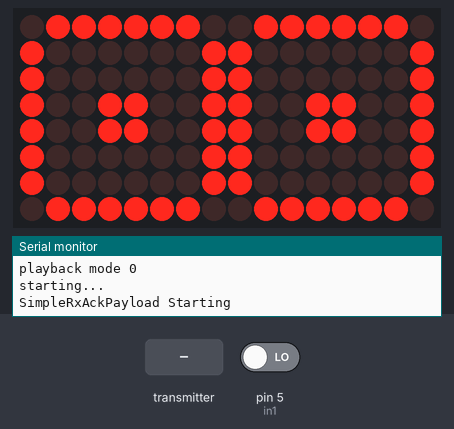
This sketch was run on a simulated Arduino Uno, built with avr-gcc and run on an emulated ATmega328P. Shown: 16×8 LED matrix, the last lines printed to the serial monitor. Inputs (shaded band) come from the test bench; at power-on: pin 5 (in1) LOW. No radio packets arrive unless stated; the audio player accepts every command and is not drawn.

Above: at 8.5 s.
8.6 s: the transmitter starts sending dataReceived = 0
10.1 s: the transmitter starts sending dataReceived = 256
13.1 s: the transmitter starts sending dataReceived = 0
At 15.57 s:
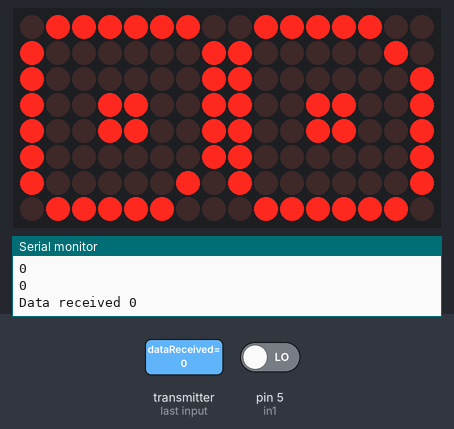
At 16.1 s:
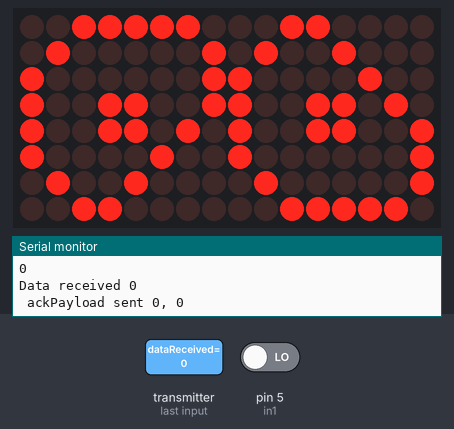
Timing chart, 0 to 17.6 s (numbered marks = the images above; inputs shaded):
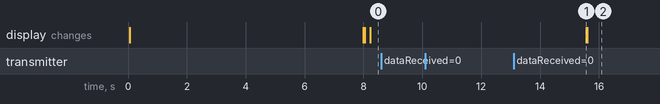

Measured:
- after the input at 13.1 s, the display: changes after 2.5 s (image 1)

The sketch:

RxGhost.ino
```cpp
// eyes from https://www.instructables.com/Animated-Halloween-Evil-Eyes/
// nrf24 code inspired by https://forum.arduino.cc/index.php?topic=520515.0

// SimpleRxAckPayload- the slave or the receiver

#include <SPI.h>
#include <nRF24L01.h>
#include <RF24.h>
#include <DFMiniMp3.h>
#include <SoftwareSerial.h>

#include <avr/pgmspace.h>
#include <LedControl.h>

#define CE_PIN   9
#define CSN_PIN 10
#define in1 5

int soundVol = 30; //0-30
int frownTime = 10000; //time evil eyes frown (during flight down + some scare time)
int stareTime = 10000; //time evil eyes stare (during return flight)

int playList[6]={24,16,17,23,1};


const int numDevices = 2;      // number of MAX7219s used
const int dataPin = 4;
const int clkPin = 3;
const int csPin = 2;
LedControl lc=LedControl(dataPin,clkPin,csPin,numDevices);
#define DELAY_US             1000   // Delay time in MicroSeconds
unsigned long CurrentTime  = 0;     // this variable will be overwritten by micros() each iteration of loop
unsigned long PastTime     = 0;     // A record of the time before this read
unsigned long ElapsedTime  = 0;     // Elapsed time in uS

#define MAX_INT 32767
#define EMARKER ,{MAX_INT,MAX_INT,MAX_INT}

#define SCREEN1 0

// Drop this code into Arduino development environment

#define LeftEye1 0
#define RightEye1 1
#define LeftEye2 2
#define RightEye2 3
#define LeftEye3 4
#define RightEye3 5
#define LeftEye4 6
#define RightEye4 7
#define LeftEye5 8
#define RightEye5 9
#define LeftEye6 10
#define RightEye6 11
#define LeftEye7 12
#define RightEye7 13
#define LeftEye8 14
#define RightEye8 15
#define LeftEye9 16
#define RightEye9 17
#define LeftEye10 18
#define RightEye10 19
#define LeftEye11 20
#define RightEye11 21
#define LeftEye12 22
#define RightEye12 23
#define LeftEye13 24
#define RightEye13 25
#define LeftEye14 26
#define RightEye14 27
#define LeftEye15 28
#define RightEye15 29
#define LeftEye16 30
#define RightEye16 31
#define LeftEye17 32
#define RightEye17 33
#define LeftEye18 34
#define RightEye18 35
#define LeftEye19 36
#define RightEye19 37
#define LeftEye20 38
#define RightEye20 39
#define LeftEye21 40
#define RightEye21 41
#define LeftEye22 42
#define RightEye22 43
#define LeftEye23 44
#define RightEye23 45
#define LeftEye24 46
#define RightEye24 47
#define LeftEye25 48
#define RightEye25 49
#define LeftEye26 50
#define RightEye26 51
#define LeftEye27 52
#define RightEye27 53
#define LeftEye28 54
#define RightEye28 55
#define LeftEye29 56
#define RightEye29 57

typedef struct {
  const unsigned char array1[8];
} binaryArrayType;

binaryArrayType binaryArray[58] =
{
  { // LeftEye1, 0
    B01111110,
    B10000001,
    B10000001,
    B10011001,
    B10011001,
    B10000001,
    B10000001,
    B01111110
  },
  { // RightEye1, 1
    B01111110,
    B10000001,
    B10000001,
    B10011001,
    B10011001,
    B10000001,
    B10000001,
    B01111110
  },
  { // LeftEye2, 2
    B00000000,
    B00111100,
    B01000010,
    B01011010,
    B01011010,
    B01000010,
    B00111100,
    B00000000
  },
  { // RightEye2, 3
    B00000000,
    B00111100,
    B01000010,
    B01011010,
    B01011010,
    B01000010,
    B00111100,
    B00000000
  },
  { // LeftEye3, 4
    B00000000,
    B00111100,
    B00100100,
    B00110100,
    B00110100,
    B00100100,
    B00111100,
    B00000000
  },
  { // RightEye3, 5
    B00000000,
    B00111100,
    B00100100,
    B00110100,
    B00110100,
    B00100100,
    B00111100,
    B00000000
  },
  { // LeftEye4, 6
    B00011000,
    B00011000,
    B00011000,
    B00011000,
    B00011000,
    B00011000,
    B00011000,
    B00000000
  },
  { // RightEye4, 7
    B00000000,
    B00011000,
    B00011000,
    B00011000,
    B00011000,
    B00011000,
    B00011000,
    B00011000
  },
  { // LeftEye5, 8
    B01111110,
    B10000001,
    B10000001,
    B10011001,
    B10011001,
    B10000001,
    B10000010,
    B01111100
  },
  { // RightEye5, 9
    B01111100,
    B10000010,
    B10000001,
    B10011001,
    B10011001,
    B10000001,
    B10000001,
    B01111110
  },
  { // LeftEye6, 10
    B01111110,
    B10000001,
    B10000001,
    B10011001,
    B10011001,
    B10000010,
    B10000100,
    B01111000
  },
  { // RightEye6, 11
    B01111000,
    B10000100,
    B10000010,
    B10011001,
    B10011001,
    B10000001,
    B10000001,
    B01111110
  },
  { // LeftEye7, 12
    B01111110,
    B11000001,
    B10000001,
    B10011001,
    B10011010,
    B10000100,
    B10001000,
    B01110000
  },
  { // RightEye7, 13
    B01110000,
    B10001000,
    B10000100,
    B10011010,
    B10011001,
    B10000001,
    B11000001,
    B01111110
  },
  { // LeftEye8, 14
    B00111110,
    B01000001,
    B10000001,
    B10011001,
    B10011010,
    B10000100,
    B01001000,
    B00110000
  },
  { // RightEye8, 15
    B00110000,
    B01001000,
    B10000100,
    B10011010,
    B10011001,
    B10000001,
    B01000001,
    B00111110
  },
  { // LeftEye9, 16
    B01111110,
    B10000001,
    B10000001,
    B10011001,
    B10011001,
    B10000001,
    B10000001,
    B01111110
  },
  { // RightEye9, 17
    B01111110,
    B10000001,
    B10000001,
    B10011001,
    B10011001,
    B10000001,
    B10000001,
    B01111110
  },
  { // LeftEye10, 18
    B01111110,
    B10000001,
    B10000001,
    B10000001,
    B10011001,
    B10011001,
    B10000001,
    B01111110
  },
  { // RightEye10, 19
    B01111110,
    B10000001,
    B10000001,
    B10000001,
    B10011001,
    B10011001,
    B10000001,
    B01111110
  },
  { // LeftEye11, 20
    B01111110,
    B10000001,
    B10000001,
    B10000001,
    B10011001,
    B10011001,
    B10000001,
    B01111110
  },
  { // RightEye11, 21
    B01111110,
    B10000001,
    B10000001,
    B10000001,
    B10011001,
    B10011001,
    B10000001,
    B01111110
  },
  { // LeftEye12, 22
    B01111110,
    B10000001,
    B10000001,
    B10000001,
    B10000001,
    B10011001,
    B10011001,
    B01111110
  },
  { // RightEye12, 23
    B01111110,
    B10000001,
    B10000001,
    B10000001,
    B10000001,
    B10011001,
    B10011001,
    B01111110
  },
  { // LeftEye13, 24
    B01111110,
    B10000001,
    B10000001,
    B10000001,
    B10000001,
    B10000001,
    B10011001,
    B01111110
  },
  { // RightEye13, 25
    B01111110,
    B10000001,
    B10000001,
    B10000001,
    B10000001,
    B10000001,
    B10011001,
    B01111110
  },
  { // LeftEye14, 26
    B00000000,
    B00111100,
    B01000010,
    B01000010,
    B01000010,
    B01011010,
    B00111100,
    B00000000
  },
  { // RightEye14, 27
    B00000000,
    B00111100,
    B01000010,
    B01000010,
    B01000010,
    B01011010,
    B00111100,
    B00000000
  },
  { // LeftEye15, 28
    B00000000,
    B00111100,
    B00100100,
    B00100100,
    B00100100,
    B00111100,
    B00111100,
    B00000000
  },
  { // RightEye15, 29
    B00000000,
    B00111100,
    B00100100,
    B00100100,
    B00100100,
    B00111100,
    B00111100,
    B00000000
  },
  { // LeftEye16, 30
    B00011000,
    B00011000,
    B00011000,
    B00011000,
    B00011000,
    B00011000,
    B00011000,
    B00000000
  },
  { // RightEye16, 31
    B00000000,
    B00011000,
    B00011000,
    B00011000,
    B00011000,
    B00011000,
    B00011000,
    B00011000
  },
  { // LeftEye17, 32
    B00010000,
    B00010000,
    B00010000,
    B00010000,
    B00010000,
    B00010000,
    B00010000,
    B00000000
  },
  { // RightEye17, 33
    B00000000,
    B00010000,
    B00010000,
    B00010000,
    B00010000,
    B00010000,
    B00010000,
    B00010000
  },
  { // LeftEye18, 34
    B01111110,
    B10000001,
    B10000001,
    B10000001,
    B10000001,
    B10000001,
    B10001101,
    B01111110
  },
  { // RightEye18, 35
    B01111110,
    B10000001,
    B10000001,
    B10000001,
    B10000001,
    B10000001,
    B10001101,
    B01111110
  },
  { // LeftEye19, 36
    B01111110,
    B10000001,
    B10000001,
    B10000001,
    B10000001,
    B10000001,
    B10000111,
    B01111110
  },
  { // RightEye19, 37
    B01111110,
    B10000001,
    B10000001,
    B10000001,
    B10000001,
    B10000001,
    B10000111,
    B01111110
  },
  { // LeftEye20, 38
    B01111110,
    B10000001,
    B10000001,
    B10000001,
    B10000001,
    B10000011,
    B10000011,
    B01111110
  },
  { // RightEye20, 39
    B01111110,
    B10000001,
    B10000001,
    B10000001,
    B10000001,
    B10000011,
    B10000011,
    B01111110
  },
  { // LeftEye21, 40
    B00111110,
    B01000001,
    B10000001,
    B10011001,
    B10010010,
    B10000100,
    B01001000,
    B00110000
  },
  { // RightEye21, 41
    B00110000,
    B01001000,
    B10000100,
    B10010010,
    B10011001,
    B10000001,
    B01000001,
    B00111110
  },
  { // LeftEye22, 42
    B01111110,
    B10000001,
    B10000001,
    B10000001,
    B10000011,
    B10000011,
    B10000001,
    B01111110
  },
  { // RightEye22, 43
    B01111110,
    B10000001,
    B10000001,
    B10000001,
    B10000011,
    B10000011,
    B10000001,
    B01111110
  },
  { // LeftEye23, 44
    B01111110,
    B10000001,
    B10000001,
    B10000001,
    B10000111,
    B10000111,
    B10000001,
    B01111110
  },
  { // RightEye23, 45
    B01111110,
    B10000001,
    B10000001,
    B10000001,
    B10000111,
    B10000111,
    B10000001,
    B01111110
  },
  { // LeftEye24, 46
    B01111110,
    B10000001,
    B10000001,
    B10001101,
    B10001101,
    B10000001,
    B10000001,
    B01111110
  },
  { // RightEye24, 47
    B01111110,
    B10000001,
    B10000001,
    B10001101,
    B10001101,
    B10000001,
    B10000001,
    B01111110
  },
  { // LeftEye25, 48
    B01111110,
    B10000001,
    B10000001,
    B10000001,
    B10000001,
    B10000001,
    B10001101,
    B01111110
  },
  { // RightEye25, 49
    B01111110,
    B10000001,
    B10000001,
    B10000001,
    B10000001,
    B10001101,
    B10001101,
    B01111110
  },
  { // LeftEye26, 50
    B01111110,
    B10000001,
    B10011001,
    B10011001,
    B10000001,
    B10000001,
    B10000001,
    B01111110
  },
  { // RightEye26, 51
    B01111110,
    B10000001,
    B10011001,
    B10011001,
    B10000001,
    B10000001,
    B10000001,
    B01111110
  },
  { // LeftEye27, 52
    B01111110,
    B10011001,
    B10011001,
    B10000001,
    B10000001,
    B10000001,
    B10000001,
    B01111110
  },
  { // RightEye27, 53
    B01111110,
    B10011001,
    B10011001,
    B10000001,
    B10000001,
    B10000001,
    B10000001,
    B01111110
  },
  { // LeftEye28, 54
    B01111110,
    B10011001,
    B10000001,
    B10000001,
    B10000001,
    B10000001,
    B10000001,
    B01111110
  },
  { // RightEye28, 55
    B01111110,
    B10011001,
    B10000001,
    B10000001,
    B10000001,
    B10000001,
    B10000001,
    B01111110
  },
  { // LeftEye29, 56
    B00000000,
    B00000000,
    B00000000,
    B00011000,
    B00011000,
    B00000000,
    B00000000,
    B00000000
  },
  { // RightEye29, 57
    B00000000,
    B00000000,
    B00000000,
    B00011000,
    B00011000,
    B00000000,
    B00000000,
    B00000000
  }
};


typedef struct myframeType {
  int animationIndex;  // Index pointer into binaryArray signifying animation frame
  int frameDelay;      // Approx delay in MilliSeconds to hold display this animated frame
        int frameLuminance;  // 0 ... 15, The intensity of the led matrix for a given frame
} frameType;


frameType movie1[] =
{
// Blink
{LeftEye1,6000,1}, {LeftEye2,5,1}, {LeftEye3,10,1}, {LeftEye4,10,1},   {LeftEye17,100,1}, {LeftEye4,10,1}, {LeftEye3,10,1}, {LeftEye2,5,1},
// Full wide again
{LeftEye1,3000,2},
// Frown
{LeftEye5,5,3},    {LeftEye6,5,4}, {LeftEye7,5,5},  {LeftEye8,4000,11}, {LeftEye7,5,5},    {LeftEye6,5,4},   {LeftEye5,5,0},   {LeftEye29,5,0}
EMARKER
};


frameType movie2[] =
{
// Look Right
{LeftEye9,6000,1},  {LeftEye10,30,1},   {LeftEye11,30,1},   {LeftEye12,30,1},    {LeftEye13,1000,1},
// Blink Right
{LeftEye14,100,1},  {LeftEye15,5,1},   {LeftEye16,10,1},   {LeftEye17,10,1},   {LeftEye16,10,1},   {LeftEye15,10,1},   {LeftEye14,5,1},
// Full wide eyes
{LeftEye13,400,1},  {LeftEye12,200,1},    {LeftEye11,100,1},    {LeftEye10,100,1},    {LeftEye9,100,1},    {LeftEye26,100,1},    {LeftEye27,200,1},    {LeftEye28,400,1},    {LeftEye27,100,1},    {LeftEye26,200,1},      {LeftEye9,800,1},
// Frown
{LeftEye5,5,3},    {LeftEye6,5,4}, {LeftEye7,5,5},  {LeftEye8,4000,11}, {LeftEye7,5,5},    {LeftEye6,5,4},   {LeftEye5,5,3}
EMARKER
};


frameType movie3[] =
{
// Frown
{LeftEye1,4000,1}, {LeftEye5,5,3},    {LeftEye6,5,4}, {LeftEye7,5,5},  {LeftEye21,2000,11}, {LeftEye7,5,5},    {LeftEye6,5,4},   {LeftEye5,5,3}
EMARKER
};

frameType movie4[] =
{
// Blink
{LeftEye1,6000,1}, {LeftEye2,5,1}, {LeftEye3,10,1}, {LeftEye4,10,1},   {LeftEye17,100,1}, {LeftEye4,10,1}, {LeftEye3,10,1}, {LeftEye2,5,1},
// Full wide again
{LeftEye1,3000,2},
// Frown
{LeftEye5,5,3},    {LeftEye6,5,4}, {LeftEye7,5,5},  {LeftEye8,frownTime,15}, {LeftEye7,5,5},    {LeftEye6,5,4},   {LeftEye5,5,0},
// Blink
{LeftEye1,stareTime,1}, {LeftEye2,5,1}, {LeftEye3,10,1}, {LeftEye4,10,1},   {LeftEye17,100,10}
EMARKER
};

typedef struct {
    int frameCountCurrent;   // This field must be zero
    int frameDelayCurrent;   // This field must be zero
    int movieLength;         // This field must be zero. Auto calculated at start up in 'loop()', requires 'EMARKER' to be last element in 'frameType' array
    int whichScreen;         // Which screen you wish to show this movie on.
    myframeType *movie;      // Pointer to movie of interest (ie. a collection of frames)
} frameAnimationDescriptor;


frameAnimationDescriptor nowShowing[] =
{
{0,0,0,SCREEN1, movie4}
};


void handleFrameAnimation(int whichScreen, int movielength, struct myframeType *movie, int *frameCountCurrent, int *frameDelayCurrent)
{
   for (int i = 0; i < 8; i++)
   {
     lc.setRow(whichScreen,     i, binaryArray[movie[*frameCountCurrent].animationIndex    ].array1[i]);
     lc.setRow(whichScreen + 1, i, binaryArray[movie[*frameCountCurrent].animationIndex + 1].array1[i]);
   }
   lc.setIntensity(whichScreen,     movie[*frameCountCurrent].frameLuminance);
   lc.setIntensity(whichScreen + 1, movie[*frameCountCurrent].frameLuminance);

  *frameDelayCurrent = movie[*frameCountCurrent].frameDelay;

   if ((*frameCountCurrent) < (movielength-1))
     (*frameCountCurrent)++;
   //else
   //  *frameCountCurrent = 0;
}


const byte thisSlaveAddress[5] = {'R','x','A','A','B'};

RF24 radio(CE_PIN, CSN_PIN);
//SoftwareSerial mySoftwareSerial(2, 3); // RX, TX

// implement a notification class,
// its member methods will get called
//
class Mp3Notify
{
public:
  static void PrintlnSourceAction(DfMp3_PlaySources source, const char* action)
  {
    if (source & DfMp3_PlaySources_Sd)
    {
        Serial.print("SD Card, ");
    }
    if (source & DfMp3_PlaySources_Usb)
    {
        Serial.print("USB Disk, ");
    }
    if (source & DfMp3_PlaySources_Flash)
    {
        Serial.print("Flash, ");
    }
    Serial.println(action);
  }
  static void OnError(uint16_t errorCode)
  {
    // see DfMp3_Error for code meaning
    Serial.println();
    Serial.print("Com Error ");
    Serial.println(errorCode);
  }
  static void OnPlayFinished(DfMp3_PlaySources source, uint16_t track)
  {
    Serial.print("Play finished for #");
    Serial.println(track);
  }
  static void OnPlaySourceOnline(DfMp3_PlaySources source)
  {
    PrintlnSourceAction(source, "online");
  }
  static void OnPlaySourceInserted(DfMp3_PlaySources source)
  {
    PrintlnSourceAction(source, "inserted");
  }
  static void OnPlaySourceRemoved(DfMp3_PlaySources source)
  {
    PrintlnSourceAction(source, "removed");
  }
};

// instance a DFMiniMp3 object,
// defined with the above notification class and the hardware serial class
//
//DFMiniMp3<HardwareSerial, Mp3Notify> mp3(Serial1);

// Some arduino boards only have one hardware serial port, so a software serial port is needed instead.
// comment out the above definition and uncomment these lines
SoftwareSerial secondarySerial(6, 7); // RX, TX
DFMiniMp3<SoftwareSerial, Mp3Notify> mp3(secondarySerial);


int dataReceived; // this must match dataToSend in the TX
int ackData[2] = {0, 0}; // the two values to be sent to the master
bool newData = false;
bool on_state = false;

int state = 0;
int trigger = 0;
int currSong=0;
uint16_t count =0;


//==============

void setup() {

    Serial.begin(9600);

    pinMode(in1, INPUT);

    Serial.println("initializing DFplayer...");

    mp3.begin();
    mp3.reset();

        // show some properties and set the volume
    uint16_t volume = mp3.getVolume();
    Serial.print("volume ");
    Serial.println(volume);
    mp3.setVolume(5);

    count = mp3.getTotalTrackCount(DfMp3_PlaySource_Sd);
    Serial.print("files ");
    Serial.println(count);
    uint16_t mode = mp3.getPlaybackMode();
    Serial.print("playback mode ");
    Serial.println(mode);

    Serial.println("starting...");

    Serial.println("SimpleRxAckPayload Starting");
    radio.begin();
    radio.setDataRate( RF24_250KBPS );
    radio.openReadingPipe(1, thisSlaveAddress);

    radio.enableAckPayload();

    radio.startListening();

    radio.writeAckPayload(1, &ackData, sizeof(ackData)); // pre-load data

   for (int x=0; x<numDevices; x++){
    lc.shutdown(x,false);       //The MAX72XX is in power-saving mode on startup
    lc.setIntensity(x,3);       // Set the brightness to default value
    lc.clearDisplay(x);         // and clear the display
}

    // Initialise
  int index1;
  for (int index = 0; index < (sizeof(nowShowing)/sizeof(frameAnimationDescriptor)); index++)
  {
      index1 = 0;
      while (nowShowing[index].movie[index1].animationIndex != MAX_INT) // calculate the number of frames in the movie and store is movieLength
      {
          nowShowing[index].movieLength++;
          index1++;
      }
      nowShowing[index].frameCountCurrent = 0;
      handleFrameAnimation(nowShowing[index].whichScreen, nowShowing[index].movieLength, nowShowing[index].movie, &nowShowing[index].frameCountCurrent, &nowShowing[index].frameDelayCurrent);
  }

}

//==========

void loop() {


  CurrentTime = micros();

    ElapsedTime = CurrentTime - PastTime; // handles roll-over, if currentTime is small, and pastTime large, the result rolls over to a small positive value, the time that has passed
    if(ElapsedTime >= DELAY_US) PastTime = CurrentTime;
    while (ElapsedTime < DELAY_US)
    {
      CurrentTime = micros();
      ElapsedTime = CurrentTime - PastTime; // handles roll-over, if currentTime is small, and pastTime large, the result rolls over to a small positive value, the time that has passed
      if(ElapsedTime >= DELAY_US) PastTime = CurrentTime;
    }
    CurrentTime = micros();

    for (int index = 0; index < (sizeof(nowShowing)/sizeof(frameAnimationDescriptor)); index++)
    {
      nowShowing[index].frameDelayCurrent--;
      if (nowShowing[index].frameDelayCurrent == 0)
        handleFrameAnimation(nowShowing[index].whichScreen, nowShowing[index].movieLength, nowShowing[index].movie, &nowShowing[index].frameCountCurrent, &nowShowing[index].frameDelayCurrent);
    }


    getData();
    showData();
    mp3.loop();
    delay(1);
}

//============

void getData() {
    bool mp3Busy = digitalRead(in1);

    if ( radio.available() ) {
        radio.read( &dataReceived, sizeof(dataReceived) );
        trigger=dataReceived;
        if (trigger == 1){
          if (state ==0){
            state=1;
            //trigger = 0;
            delay(2000);
            for (int index = 0; index < (sizeof(nowShowing)/sizeof(frameAnimationDescriptor)); index++)
              nowShowing[index].frameCountCurrent = 0;

            //Serial.println("playing new song");
            mp3.setVolume(soundVol);
            delay(2000);
            mp3.playGlobalTrack(playList[0]);
            delay(200);
            currSong=1;


            state=0;
          }
        }
        else{
        Serial.println(trigger);
        Serial.println(currSong);
        if ((currSong > 0)&&(currSong<=6)){
          if (mp3Busy){
            Serial.println(currSong);
            mp3.playGlobalTrack(playList[currSong]);
                        currSong+=1;
            if (currSong>6)
              currSong=0;
              trigger=0;
          }
        }
        updateReplyData();
        newData = true;
    }}
}

//================

void showData() {
    if (newData == true) {
        Serial.print("Data received ");
        Serial.println(dataReceived);
        Serial.print(" ackPayload sent ");
        Serial.print(ackData[0]);
        Serial.print(", ");
        Serial.println(ackData[1]);
        newData = false;
    }
}

//================

void updateReplyData() {
    ackData[0] = trigger;
    ackData[1] = trigger;

    radio.writeAckPayload(1, &ackData, sizeof(ackData)); // load the payload for the next time
}
```
